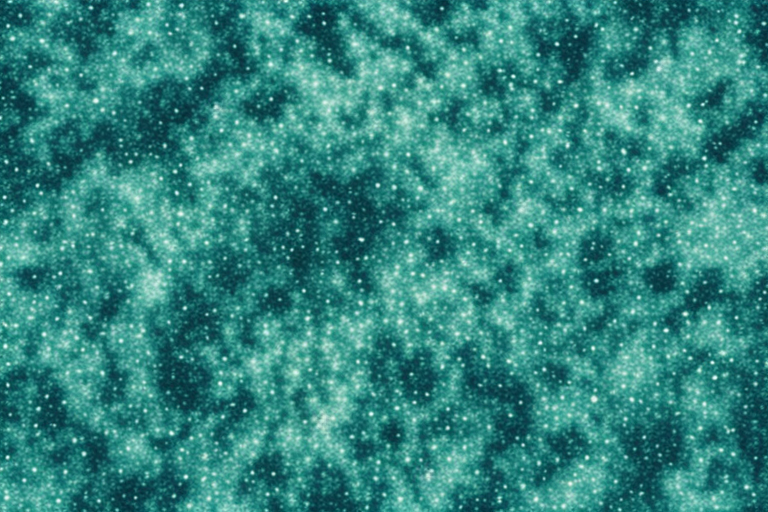
#> input picture shuangtian/examples/caiyun/assets/media/accent-glow.png, 768 x 512 px; its folder holds 2 pictures in this run
$ python contact_sheet.py ../shuangtian/examples/caiyun/assets/media out.png
#> lines starting #> are read from the running program, lines starting #| are printed output that depends on the picture
"""把素材目录拼成一张缩略图总览（一次看完，不必逐张读）。"""
import os
import sys

from PIL import Image, ImageDraw

def main():
    src = sys.argv[1]
    out = sys.argv[2]
    names = sorted(
        f[:-4] for f in os.listdir(src) if f.lower().endswith(".png")
    )
    if not names:
        print(f"目录里没有 PNG：{src}", file=sys.stderr)
        return 2
    cols = 4
    cw, ch, caption = 400, 225, 22
    rows = (len(names) + cols - 1) // cols
    sheet = Image.new("RGB", (cw * cols, (ch + caption) * rows), (10, 12, 20))
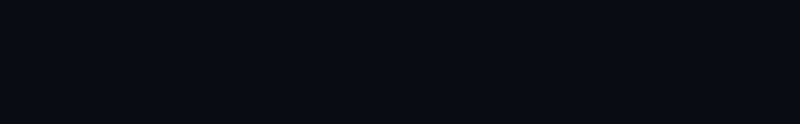
#> sheet: PIL image 1600x247 RGB (shown at 1/2 size); mean R, G, B 10, 12, 20
    draw = ImageDraw.Draw(sheet)
    for index, name in enumerate(names):
        path = os.path.join(src, name + ".png")
        try:
            image = Image.open(path).convert("RGB").resize((cw, ch), Image.LANCZOS)
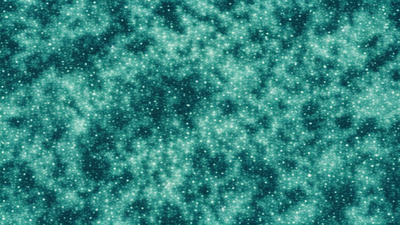
#> image: PIL image 400x225 RGB; mean R, G, B 49.7, 134.4, 128.5
        except Exception as exc:  # noqa: BLE001
            print(f"跳过 {name}：{exc}", file=sys.stderr)
            continue
        x = (index % cols) * cw
        y = (index // cols) * (ch + caption)
        sheet.paste(image, (x, y))
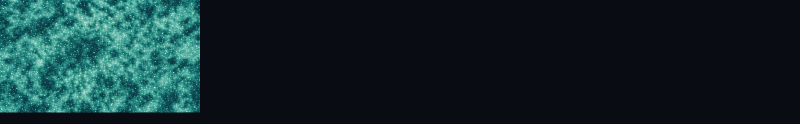
#> sheet: PIL image 1600x247 RGB (shown at 1/2 size); mean R, G, B 19, 39.9, 44.7
        draw.text((x + 8, y + ch + 5), name, fill=(200, 210, 230))
#> pass 2 of the loop in main, `for index, name in enumerate(names):`:
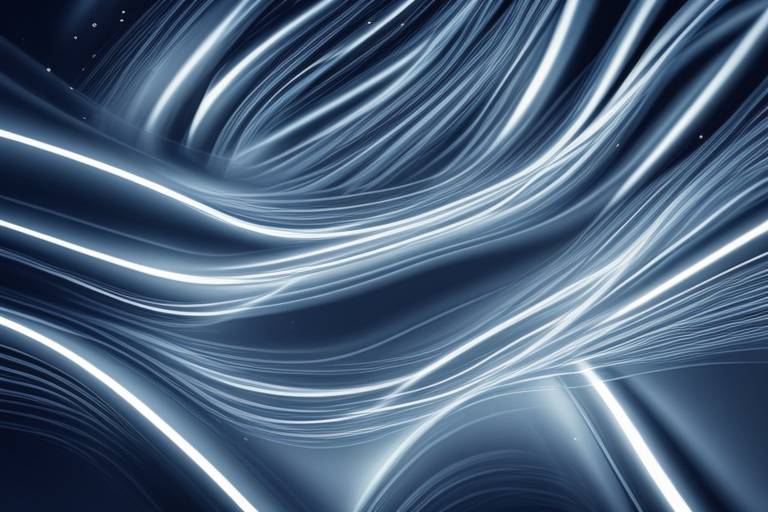
#> input picture shuangtian/examples/caiyun/assets/media/bg-aurora.png, 768 x 512 px
#> in main, `image = Image.open(path).convert("RGB").resize((cw, ch), Image.LANCZOS)`:
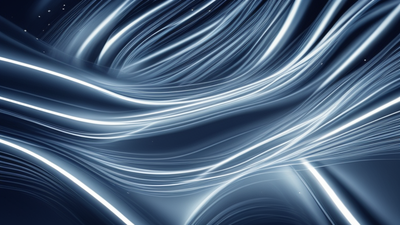
#> image: PIL image 400x225 RGB; mean R, G, B 78.1, 100.4, 125.3
#> in main, `sheet.paste(image, (x, y))`:
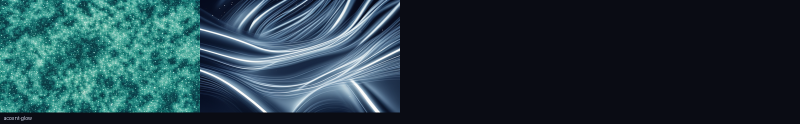
#> sheet: PIL image 1600x247 RGB (shown at 1/2 size); mean R, G, B 34.6, 60.1, 68.8
    sheet.save(out)
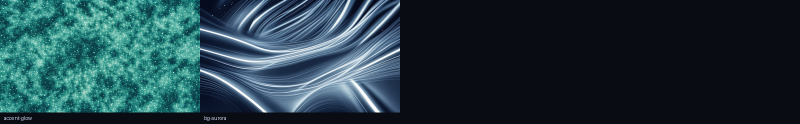
#> saved as out.png: PIL image 1600x247 RGB (shown at 1/2 size); mean R, G, B 34.7, 60.1, 68.8
    print(out)
    return 0


if __name__ == "__main__":
    sys.exit(main())
#> (the program exits here)
